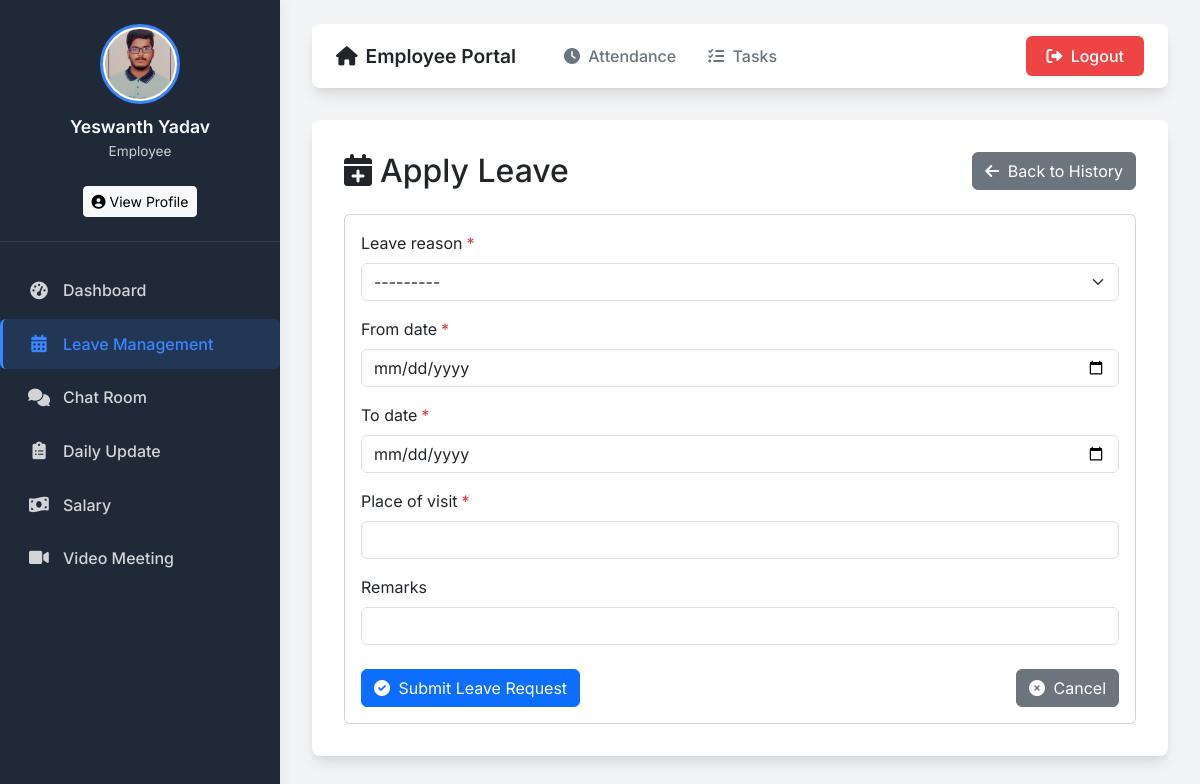
Page /apply_leave/ (signed in) on the committed database.
### emp_app/models.py (models this page shows, shortened)
class Employee(AbstractBaseUser, PermissionsMixin):
    GENDER_CHOICES = [
        ('Male', 'Male'),
        ('Female', 'Female'),
        ('Other', 'Other'),
    ]
    MARITAL_STATUS_CHOICES = [
        ('Single', 'Single'),
        ('Married', 'Married'),
        ('Divorced', 'Divorced'),
        ('Widowed', 'Widowed'),
    ]
    first_name = models.CharField(max_length=100, null=False)
    last_name = models.CharField(max_length=100)
    dept = models.ForeignKey(Department, on_delete=models.CASCADE)
    salary = models.IntegerField(default=0)
    bonus = models.IntegerField(default=0)
    role = models.ForeignKey(Role, on_delete=models.CASCADE)
    phone = models.IntegerField(default=0)
    hire_date = models.DateField(default=datetime.date.today)
    status = models.CharField(max_length=10, choices=[('Manager', 'Manager'), ('Employee', 'Employee')], default='Employee')
    email_address = models.EmailField(unique=True, default="temp@example.com")
    password = models.CharField(max_length=100, default="defaultpassword123")
    is_staff = models.BooleanField(default=False)
    is_active = models.BooleanField(default=True)
    date_of_birth = models.DateField(default=datetime.date(2004, 1, 1))
    gender = models.CharField(max_length=10, choices=GENDER_CHOICES, default='Male')
    marital_status = models.CharField(max_length=10, choices=MARITAL_STATUS_CHOICES, default='Single')
    profile_photo = models.ImageField(upload_to='profile_photos/', default='profile_photos/default.png')
    USERNAME_FIELD = 'email_address'
    REQUIRED_FIELDS = ['first_name', 'last_name']
    objects = EmployeeManager()

### emp_app/views.py (the view)
# urls.py: path('apply_leave/', views.apply_leave, name='apply_leave'),
@login_required(login_url='login')
def apply_leave(request):
    if request.method == 'POST':
        form = LeaveForm(request.POST)
        if form.is_valid():
            leave = form.save(commit=False)
            leave.employee = request.user
            leave.save()
            return redirect('leave_history')
    else:
        form = LeaveForm()
    return render(request, 'apply_leave.html', {'form': form})

### emp_app/forms.py
class LeaveForm(forms.ModelForm):
    class Meta:
        model = Leave
        fields = ['leave_reason', 'from_date', 'to_date', 'place_of_visit', 'remarks']
        widgets = {
            'from_date': forms.DateInput(attrs={'type': 'date'}),
            'to_date': forms.DateInput(attrs={'type': 'date'}),
        }

### emp_app/templates/apply_leave.html (shortened to what this page needs)
{% extends 'employee_base.html' %}
{% block content %}
<div class="container-fluid p-0">
  <div class="d-flex justify-content-between align-items-center mb-4">
    <h2 class="mb-0"><i class="fas fa-calendar-plus me-2"></i>Apply Leave</h2>
    <a class="btn btn-secondary" href="{% url 'leave_history' %}">
      <i class="fas fa-arrow-left me-1"></i> Back to History
    </a>
  </div>
  <div class="card">
    <div class="card-body">
      <form method="post" novalidate>
        {% for field in form %}
        <div class="mb-3">
          <label for="{{ field.id_for_label }}" class="form-label">
            {{ field.label }}{% if field.field.required %}<span class="text-danger ms-1">*</span>{% endif %}
          </label>
          {% if field.field.widget.input_type == 'select' %}
            <select name="{{ field.name }}" id="{{ field.id_for_label }}" class="form-select {% if field.errors %}is-invalid{% endif %}">
              {% for option in field.field.choices %}
                <option value="{{ option.0 }}" {% if field.value == option.0 %}selected{% endif %}>
                  {{ option.1 }}
                </option>
              {% endfor %}
            </select>
          {% elif field.field.widget.input_type == 'textarea' %}
            <textarea name="{{ field.name }}" id="{{ field.id_for_label }}" class="form-control {% if field.errors %}is-invalid{% endif %}" rows="3">{{ field.value|default:'' }}</textarea>
          {% elif field.field.widget.input_type == 'date' %}
            <input type="date" name="{{ field.name }}" id="{{ field.id_for_label }}" value="{{ field.value|default:'' }}" class="form-control {% if field.errors %}is-invalid{% endif %}">
          {% else %}
            <input type="{{ field.field.widget.input_type }}" name="{{ field.name }}" id="{{ field.id_for_label }}" value="{{ field.value|default:'' }}" class="form-control {% if field.errors %}is-invalid{% endif %}">
          {% endif %}
        </div>
        {% endfor %}
        <div class="d-flex justify-content-between mt-4">
          <button type="submit" class="btn btn-primary">
            <i class="fas fa-check-circle me-1"></i> Submit Leave Request
          </button>
          <a href="{% url 'leave_history' %}" class="btn btn-secondary">
            <i class="fas fa-times-circle me-1"></i> Cancel
          </a>
        </div>
      </form>
    </div>
  </div>
</div>
{% endblock %}

### emp_app/templates/employee_base.html (shortened to what this page needs)
<!DOCTYPE html>
<html lang="en">
<head>
  <link href="https://cdn.jsdelivr.net/npm/bootstrap@5.3.0-alpha1/dist/css/bootstrap.min.css" rel="stylesheet">
  <link rel="stylesheet" href="https://cdnjs.cloudflare.com/ajax/libs/font-awesome/6.0.0/css/all.min.css">
</head>
<body>
  <div class="sidebar">
    <div class="sidebar-header text-center">
      {% if request.user.profile_photo %}
        <img src="{{ request.user.profile_photo.url }}" alt="Profile" class="rounded-circle profile-img">
      {% else %}
        <div class="profile-img rounded-circle bg-primary d-flex align-items-center justify-content-center">
          <i class="fas fa-user fa-2x text-white"></i>
        </div>
      {% endif %}
      <h5 class="user-name">{{ request.user.first_name }} {{ request.user.last_name }}</h5>
      <p class="user-role">Employee</p>
      <a href="{% url 'profile_view' %}" class="btn btn-sm btn-light mt-2">
        <i class="fas fa-user-circle"></i> View Profile
    </a>
    </div>
    <ul class="nav flex-column">
      <li><a href="{% url 'employee_dashboard' %}" class="nav-link {% if request.path == 'employee_dashboard' %}active{% endif %}">
        <i class="fas fa-tachometer-alt"></i> Dashboard
      </a></li>
      <li><a href="{% url 'leave_history' %}" class="nav-link {% if 'leave' in request.path %}active{% endif %}">
        <i class="fas fa-calendar-alt"></i> Leave Management
      </a></li>
      <li><a href="{% url 'chat_room' room_name='general' %}" class="nav-link {% if 'chat' in request.path %}active{% endif %}">
        <i class="fas fa-comments"></i> Chat Room
      </a></li>
      <li><a href="{% url 'submit_daily_update' %}" class="nav-link {% if 'daily_update' in request.path %}active{% endif %}">
        <i class="fas fa-clipboard-list"></i> Daily Update
      </a></li>
      <li><a href="{% url 'employee_salary' %}" class="nav-link {% if 'salary' in request.path %}active{% endif %}">
        <i class="fas fa-money-bill-wave"></i> Salary
      </a></li>
      <li><a href="{% url 'create_meet' %}" class="nav-link {% if 'meet' in request.path %}active{% endif %}">
        <i class="fas fa-video"></i> Video Meeting
      </a></li>
    </ul>
  </div>
  <div class="main-content">
    <nav class="top-navbar">
      <div class="navbar-left">
        <a class="navbar-brand" href="{% url 'employee_dashboard' %}">
          <i class="fas fa-home me-2"></i>Employee Portal
        </a>
        <div class="navbar-links">
          <a class="nav-link" href="{% url 'employee_attendance' %}">
            <i class="fas fa-clock me-1"></i> Attendance
          </a>
          <a class="nav-link" href="{% url 'employee_tasks' %}">
            <i class="fas fa-tasks me-1"></i> Tasks
          </a>
        </div>
      </div>
      <a class="btn btn-logout" href="{% url 'logout' %}">
        <i class="fas fa-sign-out-alt me-1"></i> Logout
      </a>
    </nav>
    <div class="content-section">
      {% block content %}{% endblock %}
    </div>
  </div>
</body>
</html>

### emp_app/templates/employee_base.html (style rules this page uses)
:root { --primary-color: #3a86ff; --primary-light: #e0ebff; --secondary-color: #6c757d; --sidebar-bg: #1f2937; --sidebar-active: #3a86ff; --sidebar-hover: #374151; --text-light: #f8f9fa; --text-dark: #212529; --card-shadow: 0 10px 15px -3px rgba(0, 0, 0, 0.1), 0 4px 6px -2px rgba(0, 0, 0, 0.05); --transition: all 0.3s ease; }
body { font-family: 'Inter', sans-serif; background-color: #f3f4f6; display: flex; min-height: 100vh; margin: 0; color: var(--text-dark); }
.sidebar { width: 280px; background-color: var(--sidebar-bg); color: var(--text-light); padding: 1.5rem 0; height: 100vh; position: fixed; left: 0; top: 0; box-shadow: 4px 0 10px rgba(0, 0, 0, 0.05); transition: var(--transition); z-index: 1000; }
.sidebar-header { padding: 0 1.5rem 1.5rem; border-bottom: 1px solid rgba(255, 255, 255, 0.1); }
.sidebar .profile-img { width: 80px; height: 80px; object-fit: cover; border: 3px solid var(--primary-color); padding: 2px; background-color: white; }
.sidebar .user-name { font-size: 1.1rem; font-weight: 600; margin-top: 0.75rem; margin-bottom: 0.25rem; }
.sidebar .user-role { font-size: 0.85rem; opacity: 0.8; }
.sidebar .nav { margin-top: 1.5rem; }
.sidebar .nav-link { color: rgba(255, 255, 255, 0.8); padding: 0.8rem 1.5rem; display: flex; align-items: center; transition: var(--transition); border-left: 3px solid transparent; margin-bottom: 0.25rem; }
.sidebar .nav-link i { margin-right: 0.75rem; font-size: 1.1rem; width: 24px; text-align: center; }
.sidebar .nav-link.active { background-color: rgba(58, 134, 255, 0.15); color: var(--primary-color); border-left: 3px solid var(--primary-color); }
.main-content { flex: 1; padding: 1.5rem 2rem; margin-left: 280px; }
.top-navbar { background-color: white; border-radius: 8px; box-shadow: var(--card-shadow); padding: 0.75rem 1.5rem; display: flex; justify-content: space-between; align-items: center; margin-bottom: 2rem; }
.navbar-left { display: flex; align-items: center; }
.navbar-brand { font-weight: 600; font-size: 1.2rem; color: var(--text-dark); text-decoration: none; }
.navbar-links { display: flex; align-items: center; margin-left: 2rem; }
.nav-link { color: var(--secondary-color); text-decoration: none; padding: 0.5rem 1rem; border-radius: 6px; transition: var(--transition); font-weight: 500; }
.btn-logout { background-color: #ef4444; border: none; color: white; padding: 0.5rem 1.25rem; border-radius: 6px; font-weight: 500; transition: var(--transition); }
.content-section { background-color: white; border-radius: 8px; box-shadow: var(--card-shadow); padding: 2rem; }

### rows in the picture
Employee: user.profile_photo (picture), user.first_name "Yeswanth", user.last_name "Yadav"

### other values in the picture
{{ field.label }} "Leave reason" "From date" "To date" "Place of visit" "Remarks"
form field leave_reason "---------"
